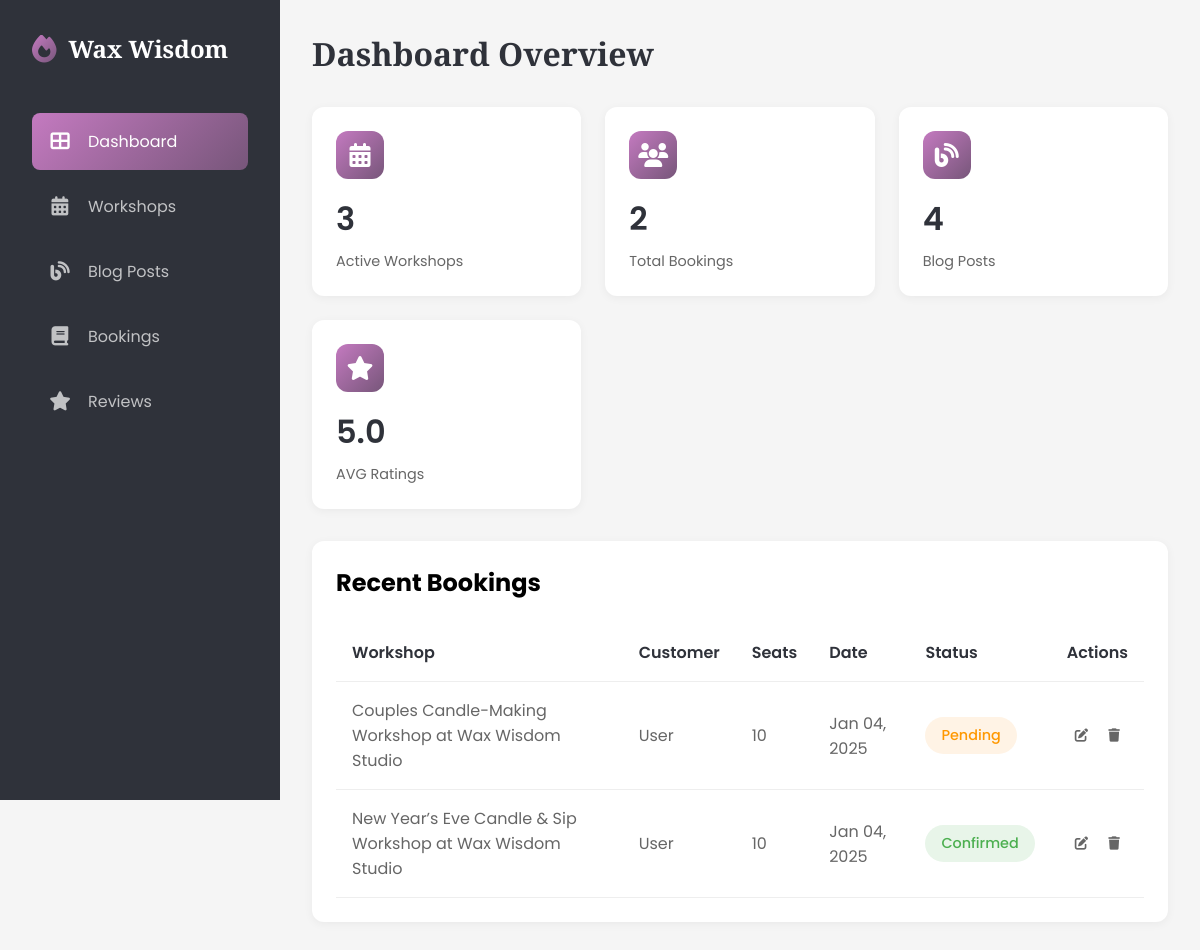
The page /dashboard/ (signed in) on the database its author committed.
### candle/models.py (models this page shows, shortened)
class Config(models.Model):
    site_name = models.CharField(max_length=255)
    site_title = models.CharField(max_length=255)
    site_description = models.TextField()
    about_us = HTMLField(blank=True, null=True)
    facebook_url = models.URLField(blank=True, null=True)
    instagram_url = models.URLField(blank=True, null=True)
    pinterest_url = models.URLField(blank=True, null=True)
    created_at = models.DateTimeField(auto_now_add=True)
    updated_at = models.DateTimeField(auto_now=True)
    class Meta:
        verbose_name = 'Site Configuration'
        verbose_name_plural = 'Site Configuration'
    def as_dict(self):
        return {
            'site_name': self.site_name or '',
            'site_title': self.site_title or '',
            "about_us": self.about_us or '',
            'site_description': self.site_description or '',
            'facebook_url': self.facebook_url or '',
            'instagram_url': self.instagram_url or '',
            "pinterest_url": self.pinterest_url or ""
        }

class Booking(models.Model):
    STATUS_CHOICES = [
        ('confirmed', 'Confirmed'),
        ('pending', 'Pending'),
        ('cancelled', 'Cancelled'),
    ]
    user = models.ForeignKey(User, on_delete=models.CASCADE, related_name='bookings', related_query_name='booking')
    workshop = models.ForeignKey(CandleWorkshop, on_delete=models.CASCADE, related_name='bookings', related_query_name='booking')
    booking_date = models.DateTimeField(auto_now_add=True)
    number_of_seats = models.IntegerField()
    status = models.CharField(
        max_length=10,
        choices=STATUS_CHOICES,
        default='pending'
    )
    class Meta:
        ordering = ['-booking_date']

class CandleWorkshop(models.Model):
    title = models.CharField(max_length=255)
    description = models.TextField()
    duration = models.FloatField(
        help_text='Duration of the workshop in hours (e.g., 1.5 for 1.5 hours)'
    )
    thumbnail = models.ImageField(
        upload_to='workshop_thumbnails/',
        null=True,
        blank=True,
        help_text='Featured image for the workshop',
        storage=RawMediaCloudinaryStorage()
    )
    date = models.DateField()
    time = models.TimeField()
    price = models.DecimalField(max_digits=10, decimal_places=2)
    capacity = models.IntegerField()
    class Meta:
        ordering = ("-date",)

### candle/views.py (the view)
# urls.py: path("",DashboardView.as_view(),name="dashboard")
class DashboardView(LoginRequiredMixin,TemplateView):
    template_name = "candle/dashboard/home.html"
    def get_context_data(self, **kwargs):
        context = super().get_context_data(**kwargs)
        user = self.request.user
        context["active_menu"] = "dashboard"
        if user.is_superuser:
            context['recent_bookings'] = Booking.objects.all()[:6]
            context['active_workshops'] = CandleWorkshop.objects.count()
            context['total_bookings'] = Booking.objects.count()
            context['total_blog_posts'] = Blogpost.objects.count()
            context['average_rating'] = Review.get_average_rating()
        else:
            context['recent_bookings'] = Booking.objects.filter(user=user)[:6]
            context['total_bookings'] = Booking.objects.filter(user=user).count()
            context['total_blog_posts'] = Blogpost.objects.filter(author=user).count()
            context['average_rating'] = Review.get_average_rating(user=user)
        return context

### candle/context_processors.py (called while the page is built)
def company_info(request):
    config = {
        "latest_blogs":Blogpost.objects.all()[:6],
        "latest_workshops":CandleWorkshop.objects.all()[:6]
    }
    try:
        config.update(Config.objects.first().as_dict())
    except Exception as e:
        pass
    return config

### candle/models.py (called while the page is built)
    @classmethod
    def get_average_rating(cls, user=None):
        reviews = cls.objects.all()
        if user:
            reviews = reviews.filter(user=user)
        avg_rating = reviews.aggregate(models.Avg('rating'))['rating__avg']
        return round(avg_rating, 1) if avg_rating else 0

### candle/templates/candle/dashboard/home.html (shortened to what this page needs)
{% extends 'candle/dashboard/base.html' %}
{% block content %}
<main class="main-content">
    <div class="page-header">
        <h1 class="page-title">Dashboard Overview</h1>
    </div>
    <div class="dashboard-grid">
        {% if user.is_superuser %}
        <div class="stat-card">
            <div class="stat-header">
                <div class="stat-icon">
                    <i class="fas fa-calendar-alt"></i>
                </div>
            </div>
            <div class="stat-value">{{active_workshops}}</div>
            <div class="stat-label">Active Workshops</div>
        </div>
        {% endif %}
        <div class="stat-card">
            <div class="stat-header">
                <div class="stat-icon">
                    <i class="fas fa-users"></i>
                </div>
            </div>
            <div class="stat-value">{{total_bookings}}</div>
            <div class="stat-label">{% if not user.is_superuser %}My {% endif %}Total Bookings</div>
        </div>
        <div class="stat-card">
            <div class="stat-header">
                <div class="stat-icon">
                    <i class="fas fa-blog"></i>
                </div>
            </div>
            <div class="stat-value">{{total_blog_posts}}</div>
            <div class="stat-label">{% if not user.is_superuser %}My {% endif %} Blog Posts</div>
        </div>
        <div class="stat-card">
            <div class="stat-header">
                <div class="stat-icon">
                    <i class="fas fa-star"></i>
                </div>
            </div>
            <div class="stat-value">{{average_rating}}</div>
            <div class="stat-label">AVG Ratings{% if not user.is_superuser %} I’ve Given{% endif %}</div>
        </div>
    </div>
    <div class="table-container">
        <div class="table-header">
            <h2>Recent Bookings</h2>
        </div>
        {% if not recent_bookings %}
        <div class="empty-state">
            <i class="fas fa-calendar-xmark"></i>
            <p>No Recent Bookings</p>
            <span>New bookings will appear here</span>
        </div>
        {% else %}
        <table>
            <thead>
                <tr>
                    <th>Workshop</th>
                    {% if user.is_superuser %}
                    <th>Customer</th>
                    {% endif %}
                    <th>Seats</th>
                    <th>Date</th>
                    <th>Status</th>
                    <th>Actions</th>
                </tr>
            </thead>
            <tbody>
                {% for booking in recent_bookings %}
                    <tr>
                        <td>{{booking.workshop.title}}</td>
                        {% if user.is_superuser %}
                        <td>{{booking.user.get_full_name|default:"User"}}</td>
                        {% endif %}
                        <td>{{booking.number_of_seats}}</td>
                        <td>{{booking.booking_date|date:"M d, Y"}}</td>
                        <td><span class="status status-{{booking.status}}">{{booking.get_status_display}}</span></td>
                        <td>
                            <button class="action-btn" onclick="openBookingModal({{booking.id}})"><i class="fas fa-edit"></i></button>
                            <form method="post" action="{% url 'candle:delete_bookings' booking.id %}" class="delete-form">
                                <button type="submit" class="action-btn">
                                    <i class="fas fa-trash"></i>
                                </button>
                            </form>
                        </td>
                    </tr>
                {% endfor %}
            </tbody>
        </table>
        {% endif %}
    </div>
</main>
{% endblock content %}

### candle/templates/candle/dashboard/fragments/sidebar.html (shortened to what this page needs)
<aside class="sidebar">
    <div class="logo">
        <i class="fas fa-fire"></i>
        <span>{{site_name}}</span>
    </div>
    <ul class="nav-menu">
        <li class="nav-item">
            <a href="{% url 'candle:dashboard' %}" class="nav-link {% if active_menu == 'dashboard'%} active {% endif %}">
                <i class="fas fa-th-large"></i>
                <span>Dashboard</span>
            </a>
        </li>
        {% if user.is_superuser %}
        <li class="nav-item">
            <a href="{% url 'candle:dashboard_workshops' %}" class="nav-link {% if active_menu == 'workshops'%} active {% endif %}">
                <i class="fas fa-calendar-alt"></i>
                <span>Workshops</span>
            </a>
        </li>
        <li class="nav-item">
            <a href="{% url 'candle:dashboard_blogs' %}" class="nav-link {% if active_menu == 'blogs'%} active {% endif %}">
                <i class="fas fa-blog"></i>
                <span>{% if not user.is_superuser %}My {% endif %}Blog Posts</span>
            </a>
        </li>
        {% endif %}
        <li class="nav-item">
            <a href="{% url 'candle:dashboard_bookings' %}" class="nav-link {% if active_menu == 'bookings'%} active {% endif %}">
                <i class="fas fa-book"></i>
                <span>{% if not user.is_superuser %}My {% endif %}Bookings</span>
            </a>
        </li>
        <li class="nav-item">
            <a href="{% url 'candle:dashboard_reviews' %}" class="nav-link {% if active_menu == 'reviews'%} active {% endif %}">
                <i class="fas fa-star"></i>
                <span>{% if not user.is_superuser %}My {% endif %}Reviews</span>
            </a>
        </li>
    </ul>
</aside>

### candle/static/candle/dashboard/main.css (style rules this page uses)
:root { --color-dark: #2F323A; --color-purple: #77567A; --color-magenta: #C47AC0; --color-pink: #E39EC1; --color-light: #DEBAC0; --gradient-primary: linear-gradient(135deg, var(--color-magenta), var(--color-purple)); --gradient-hover: linear-gradient(135deg, var(--color-purple), var(--color-magenta)); }
* { margin: 0; padding: 0; box-sizing: border-box; }
body { font-family: 'Poppins', sans-serif; background-color: #f5f5f5; display: flex; min-height: 100vh; overflow-x: hidden; }
.sidebar { width: 280px; background: var(--color-dark); min-height: 100vh; padding: 2rem; position: fixed; left: 0; top: 0; transition: all 0.3s ease; z-index: 1000; }
.logo { color: white; font-size: 1.5rem; font-weight: bold; font-family: 'Playfair Display', serif; display: flex; align-items: center; gap: 0.75rem; margin-bottom: 3rem; white-space: nowrap; padding-right: 1rem; }
.logo i { background: var(--gradient-primary); -webkit-background-clip: text; -webkit-text-fill-color: transparent; font-size: 1.75rem; flex-shrink: 0; }
.nav-menu { list-style: none; }
.nav-item { margin-bottom: 0.5rem; position: relative; }
.nav-link { color: rgba(255, 255, 255, 0.7); text-decoration: none; display: flex; align-items: center; padding: 1rem; border-radius: 8px; transition: all 0.3s ease; white-space: nowrap; }
.nav-link i { margin-right: 1rem; font-size: 1.2rem; min-width: 24px; text-align: center; }
.nav-link.active, .nav-link:hover { background: var(--gradient-primary); color: white; }
.main-content { flex: 1; margin-left: 280px; padding: 2rem; transition: all 0.3s ease; width: calc(100% - 280px); }
.page-header { display: flex; justify-content: space-between; align-items: center; margin-bottom: 2rem; flex-wrap: wrap; gap: 1rem; }
.page-title { font-family: 'Playfair Display', serif; color: var(--color-dark); font-size: clamp(1.5rem, 4vw, 2rem); }
.dashboard-grid { display: grid; grid-template-columns: repeat(auto-fit, minmax(250px, 1fr)); gap: 1.5rem; margin-bottom: 2rem; }
.stat-card { background: white; padding: 1.5rem; border-radius: 12px; box-shadow: 0 2px 10px rgba(0, 0, 0, 0.05); transition: transform 0.3s ease; }
.stat-header { display: flex; justify-content: space-between; align-items: center; margin-bottom: 1rem; }
.stat-icon { width: 48px; height: 48px; border-radius: 12px; display: flex; align-items: center; justify-content: center; background: var(--gradient-primary); color: white; font-size: 1.5rem; }
.stat-value { font-size: clamp(1.5rem, 3vw, 2rem); font-weight: 600; color: var(--color-dark); margin-bottom: 0.5rem; }
.stat-label { color: #666; font-size: 0.9rem; }
.table-container { background: white; border-radius: 12px; padding: 1.5rem; box-shadow: 0 2px 10px rgba(0, 0, 0, 0.05); margin-bottom: 2rem; overflow-x: auto; }
.table-header { display: flex; justify-content: space-between; align-items: center; margin-bottom: 1.5rem; flex-wrap: wrap; gap: 1rem; }
.table-header h2 { font-size: clamp(1.2rem, 3vw, 1.5rem); }
table { width: 100%; border-collapse: collapse; min-width: 600px; }
th, td { padding: 1rem; text-align: left; border-bottom: 1px solid #eee; }
th { font-weight: 600; color: var(--color-dark); white-space: nowrap; }
td { color: #666; }
.status { padding: 0.5rem 1rem; border-radius: 50px; font-size: 0.9rem; font-weight: 500; display: inline-block; white-space: nowrap; }
.status-pending { background: #fff3e5; color: #ff9800; }
.status-confirmed { background: #e8f5e9; color: #4caf50; }
.action-btn { padding: 0.5rem; border: none; background: none; color: #666; cursor: pointer; transition: all 0.3s ease; }
.delete-form { display: inline; }

### rows shown on the page
Config: site_name "Wax Wisdom"
Booking: workshop "Couples Candle-Making Workshop at Wax Wisdom Studio", user.get_full_name "User", number_of_seats "10", booking_date "Jan 04, 2025", status "Pending"
Booking: workshop "New Year’s Eve Candle & Sip Workshop at Wax Wisdom Studio", user.get_full_name "User", number_of_seats "10", booking_date "Jan 04, 2025", status "Confirmed"

### other values the page prints
{{ active_workshops }} "3"
{{ total_bookings }} "2"
{{ total_blog_posts }} "4"
{{ average_rating }} "5.0"
